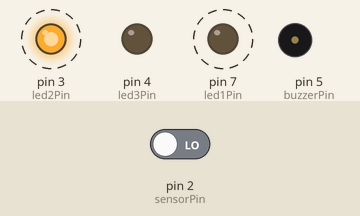
Recording of a sketch running on a simulated Arduino Uno, built with avr-gcc and run on an emulated ATmega328P. Shown: output pins drawn as LEDs (lit = HIGH), buzzer (waves = sounding, pin HIGH). Dashed ring = blinking. The inputs (shaded band) are chosen by the test bench; at power-on: pin 2 (sensorPin) LOW.

Above: at 1.25 s.
1.3 s: pin 2 (sensorPin) driven HIGH
At 1.7 s:
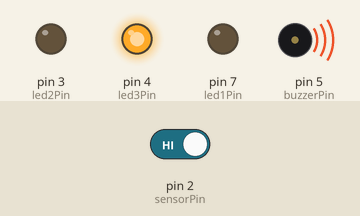
2.8 s: pin 2 (sensorPin) driven LOW
At 3.04 s:
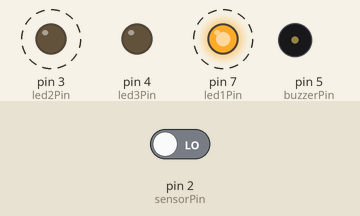
Timing chart, 0 to 11.8 s (numbered marks = the images above; inputs shaded):
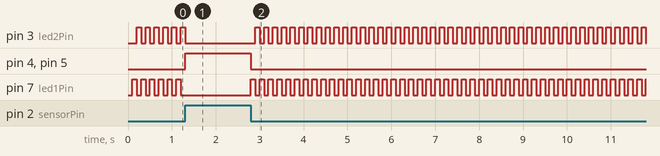

The sketch:

cod_mod5.ino
```cpp
// Definição dos pinos
const int led1Pin = 7;
const int led2Pin = 3;
const int led3Pin = 4;
const int buzzerPin = 5;
const int sensorPin = 2; // Pino de interrupção por definição (Arduino)

unsigned long previousMillis = 0;
const long interval = 100;

void setup() {
  pinMode(led1Pin, OUTPUT);
  pinMode(led2Pin, OUTPUT);
  pinMode(led3Pin, OUTPUT);
  pinMode(buzzerPin, OUTPUT);
  pinMode(sensorPin, INPUT);

  // Inicializa LEDs e buzzer
  digitalWrite(led1Pin, LOW);
  digitalWrite(led2Pin, LOW);
  digitalWrite(led3Pin, LOW);
  digitalWrite(buzzerPin, LOW);

  // Configura a interrupção para o sensor de presença
  attachInterrupt(digitalPinToInterrupt(sensorPin), sensorInterrupt, CHANGE);
  Serial.begin(9600);
}

void loop() {
  checkLeds();
}

void checkLeds() {
  unsigned long currentMillis = millis();

  // Pisca os LEDs 1 e 2 se o sensor não detectar presença
  if (currentMillis - previousMillis >= interval) {
    previousMillis = currentMillis;
    if (digitalRead(led1Pin) == LOW) {
      digitalWrite(led1Pin, HIGH);
      digitalWrite(led2Pin, LOW);
    } else {
      digitalWrite(led1Pin, LOW);
      digitalWrite(led2Pin, HIGH);
    }
  }
  digitalWrite(led3Pin, LOW);
  digitalWrite(buzzerPin, LOW);
}

// Função chamada pela interrupção
void sensorInterrupt() {
  // Manter LED verde (LED 3) ligado e buzzer tocando enquanto o sensor detectar presença
  digitalWrite(led1Pin, LOW);
  digitalWrite(led2Pin, LOW);
  while (digitalRead(sensorPin) == HIGH) {
    digitalWrite(led3Pin, HIGH);
    digitalWrite(buzzerPin, HIGH);
  }

  // Desligar LED verde e buzzer quando não houver mais presença
  digitalWrite(led3Pin, LOW);
  digitalWrite(buzzerPin, LOW);
}
```

Measured:
- after the input at 1.3 s, pin 3 (led2Pin): goes on until 1.3 s, then stays LOW; pin 4 (led3Pin), pin 5 (buzzerPin): LOW → HIGH at once; pin 7 (led1Pin): stops changing and stays LOW
- after the input at 2.8 s, pin 3 (led2Pin): alternates HIGH for 0.10 s and LOW for 0.10 s, starting after 0.10 s; pin 4 (led3Pin), pin 5 (buzzerPin): HIGH → LOW at once; pin 7 (led1Pin): alternates HIGH for 0.10 s and LOW for 0.10 s, starting at once
- by itself, pin 3 (led2Pin), pin 7 (led1Pin): alternates HIGH for 0.10 s and LOW for 0.10 s
